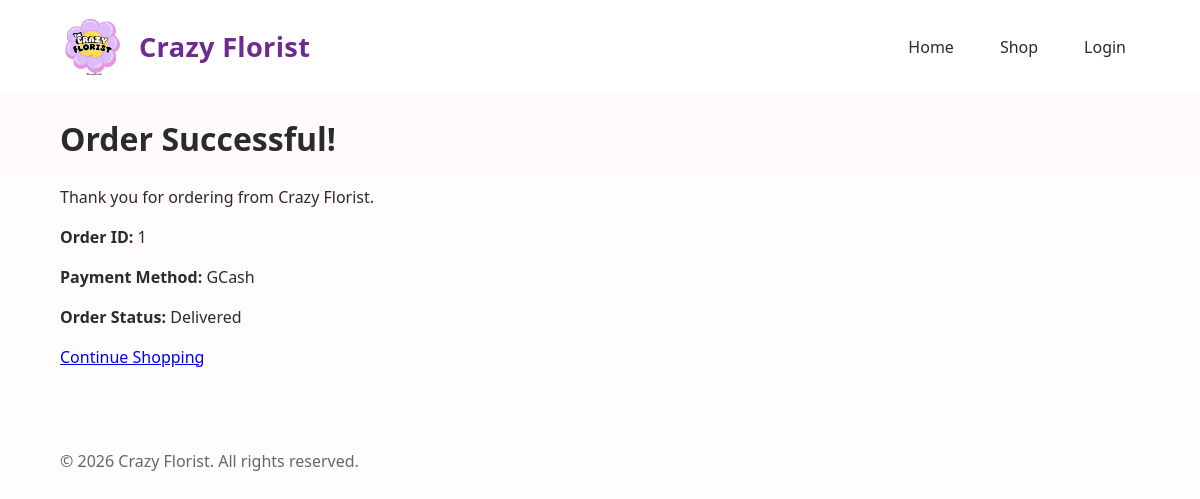
The app's page /order_success.php?id=1 with its own data.
### tables this page shows
CREATE TABLE `orders` (
  `id` int(11) NOT NULL,
  `user_id` int(11) DEFAULT NULL,
  `fullname` varchar(100) NOT NULL,
  `contact_number` varchar(20) NOT NULL,
  `address` text NOT NULL,
  `total_amount` decimal(10,2) NOT NULL,
  `payment_method` enum('COD','GCash','Maya') NOT NULL,
  `payment_status` enum('Pending','Paid','Rejected') DEFAULT 'Pending',
  `order_status` enum('Pending','Preparing','Out for Delivery','Delivered','Cancelled') DEFAULT 'Pending',
  `created_at` timestamp NOT NULL DEFAULT current_timestamp()
);

### order_success.php (the view, shortened to what this page needs)
<?php include 'includes/header.php'; ?>
<?php include 'includes/db.php'; ?>
<?php
$order_id = $_GET['id'];
$stmt = $conn->prepare("SELECT * FROM orders WHERE id = ?");
$stmt->bind_param("i", $order_id);
$stmt->execute();
$result = $stmt->get_result();
$order = $result->fetch_assoc();
?>
<h1>Order Successful!</h1>
<p>Thank you for ordering from Crazy Florist.</p>
<p><strong>Order ID:</strong> <?php echo $order['id']; ?></p>
<p><strong>Payment Method:</strong> <?php echo $order['payment_method']; ?></p>
<p><strong>Order Status:</strong> <?php echo $order['order_status']; ?></p>
<a href="shop.php">Continue Shopping</a>
<?php include 'includes/footer.php'; ?>

### css/style.css (style rules this page uses)
html { overflow-y: scroll; }
:root { --bg: #fffafc; --card: #fff; --primary: #c988d9; --accent: #f6c5e0; --muted: #666; --text: #2b2b2b; --radius: 12px; --container: 1100px; --gap: 1.25rem; --shadow: 0 6px 18px rgba(42,27,53,0.08); }
* { box-sizing:border-box; }
html,body { height:100%; }
body { margin:0; font-family: 'Poppins', system-ui, -apple-system, "Segoe UI", Roboto, "Helvetica Neue", Arial; color:var(--text); background: linear-gradient(180deg,#fffafc 0%, #fff 100%); -webkit-font-smoothing:antialiased; -moz-osx-font-smoothing:grayscale; line-height:1.5; padding-bottom:40px; }

### records on screen
orders: id "1", payment_method "GCash", order_status "Delivered"
